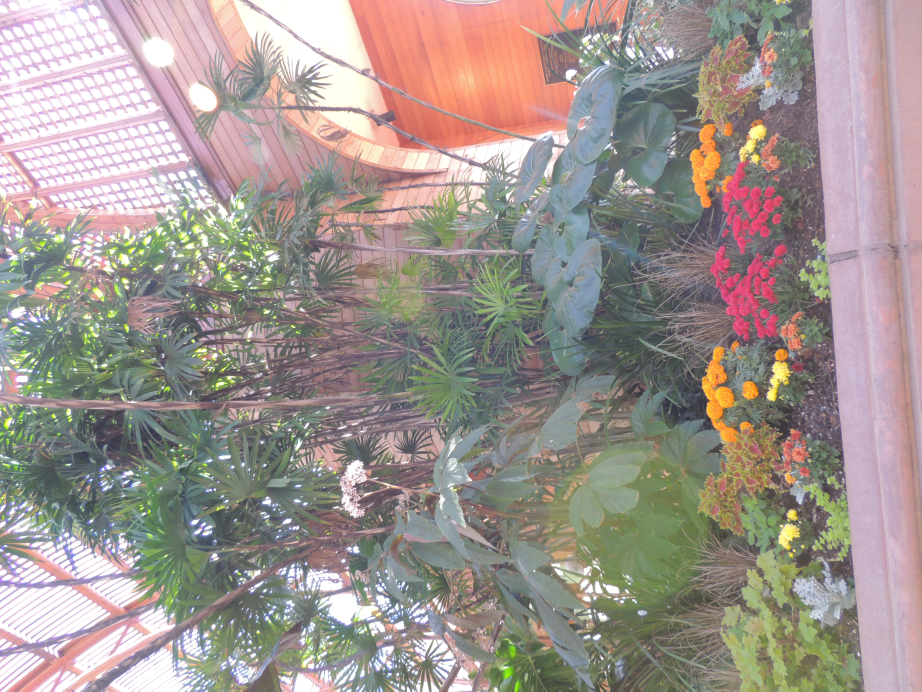
#> input picture Assignments/PR1/SD25_Botanical1.JPG, 4608 x 3456 px (shown at 1/5 size)
$ python main.py
#> lines starting #> are read from the running program, lines starting #| are printed output that depends on the picture
###############################################################################
#
#  Author:           Rykir Evans & Victoria Heredia
#  Email:            rjevans0408@my.msutexas.edu | vdheredia1128@my.msutexas.edu
#  Title:            Python is Awesome - Pillow Library
#  Course:           CMPS 4143 Java and Python
#  Professor:        Dr. Tina Johnson
#  Semester:         Fall 2025
#
#  Description:
#         This program exhibits the numerous functions of the Python PIL/pillow
#         library, with this particular snippet focusing on orientation,
#         brightness, and contrast using images of real scenes from the San
#         Diego Balboa Park Botanical Gardens.
#
#  Usage:
#         To use this program, ensure the files within the directory are
#         saved with proper names, or alter the `.open()` commands to open
#         other specified files. The exhibition style of this snippet is not
#         designed to be extremely customizable, so all changes must occur
#         within the code.
#
#
#  Files:
#         main.py
#         SD25_Botanical1.JPG
#         SD25_Botanical1_Rotated1.JPG
#         SD25_Botanical1_Rotated2.JPG
#         SD25_Botanical1_Bright.JPG
#         SD25_Botanical_Dim.JPG
#
#         SD25_Botanical2.JPG
#         SD25_Botanical2_HighCon.JPG
#         SD25_Botanical2_LowCon.JPG
###############################################################################

from PIL import Image, ImageEnhance, ImageOps

img = Image.open("SD25_Botanical1.JPG")
#> img is the input picture: PIL image 4608x3456 RGB; mean R, G, B 159.6, 149.4, 143.9

##############################
## Orientation Manipulation ##
##############################

# Simple rotation (prone to data loss)
rotated = img.rotate(270)

rotated.save("SD25_Botanical1_Rotated1.JPG")

# Transpose rotation (produces correct results)

rotated = img.transpose(Image.ROTATE_270)
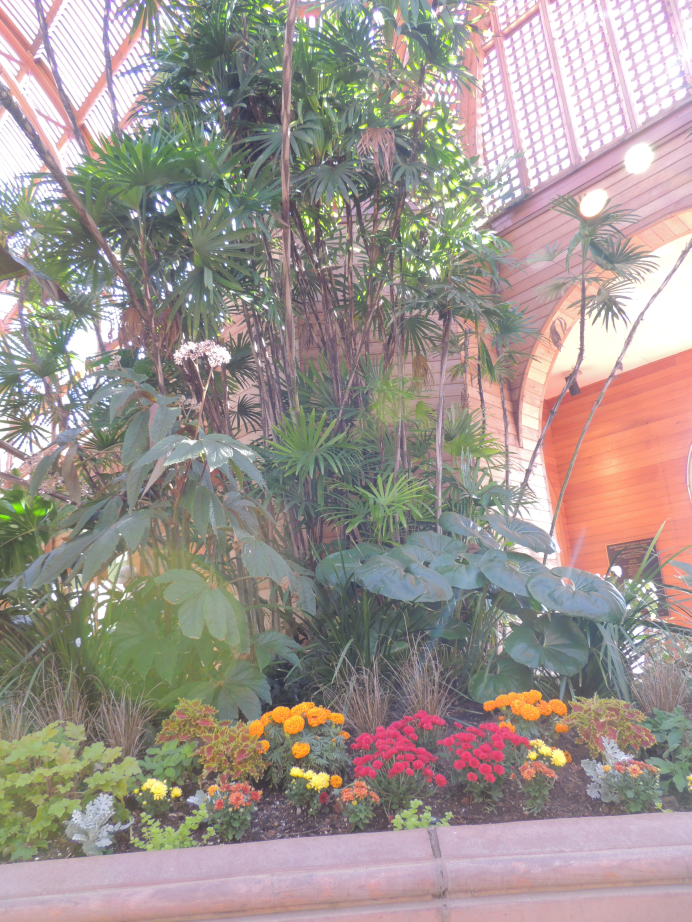
#> rotated: PIL image 3456x4608 RGB (shown at 1/5 size); mean R, G, B 159.6, 149.4, 143.9

rotated.save("SD25_Botanical1_Rotated2.JPG")

#############################
## Brightness Manipulation ##
#############################

# Brightness enhancement object
img = Image.open("SD25_Botanical1_Rotated2.JPG")
#> img: PIL image 3456x4608 RGB
br_enhancer = ImageEnhance.Brightness(img)

# Convert brightness to 65%
dimImage = br_enhancer.enhance(0.65)
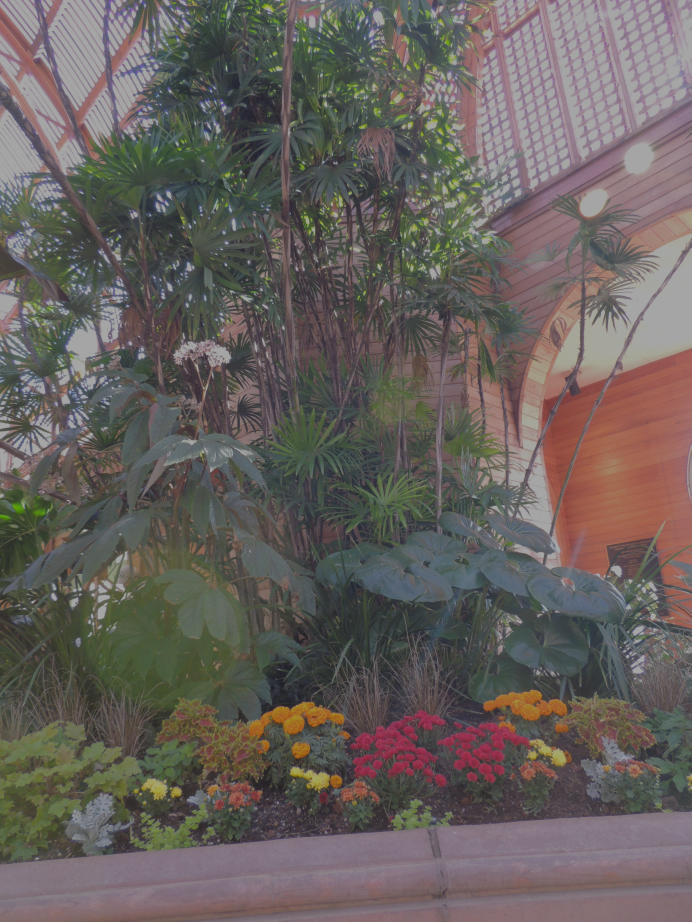
#> dimImage: PIL image 3456x4608 RGB (shown at 1/5 size); mean R, G, B 103.2, 96.6, 93.1
dimImage.save("SD25_Botanical1_Dim.JPG")

# Convert brightness to 135%
brightImage = br_enhancer.enhance(1.35)
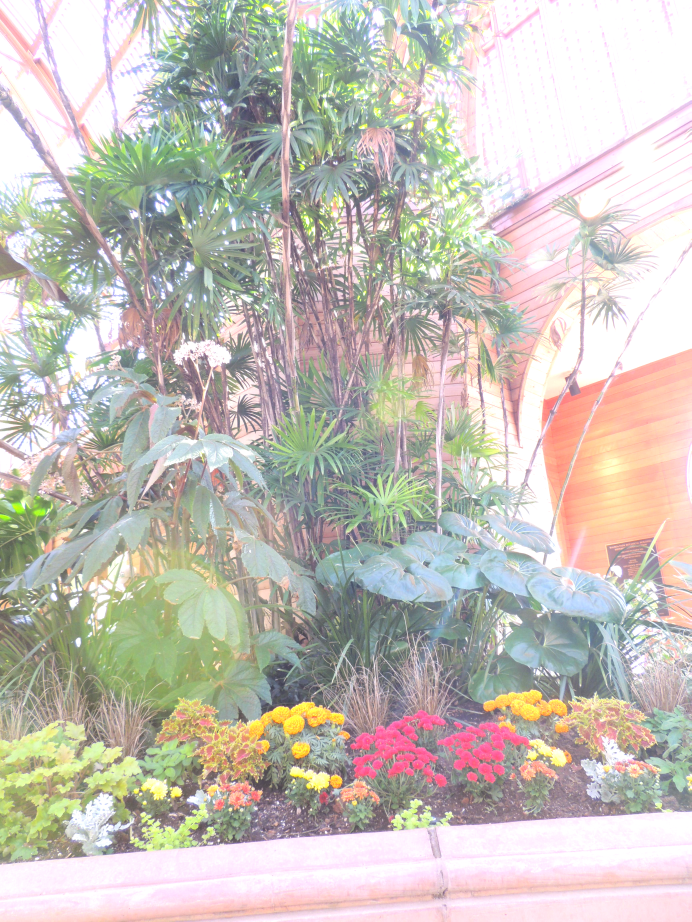
#> brightImage: PIL image 3456x4608 RGB (shown at 1/5 size); mean R, G, B 197.8, 192.6, 184.2
brightImage.save("SD25_Botanical1_Bright.JPG")

###########################
## Contrast Manipulation ##
###########################
img = Image.open("SD25_Botanical2.JPG")
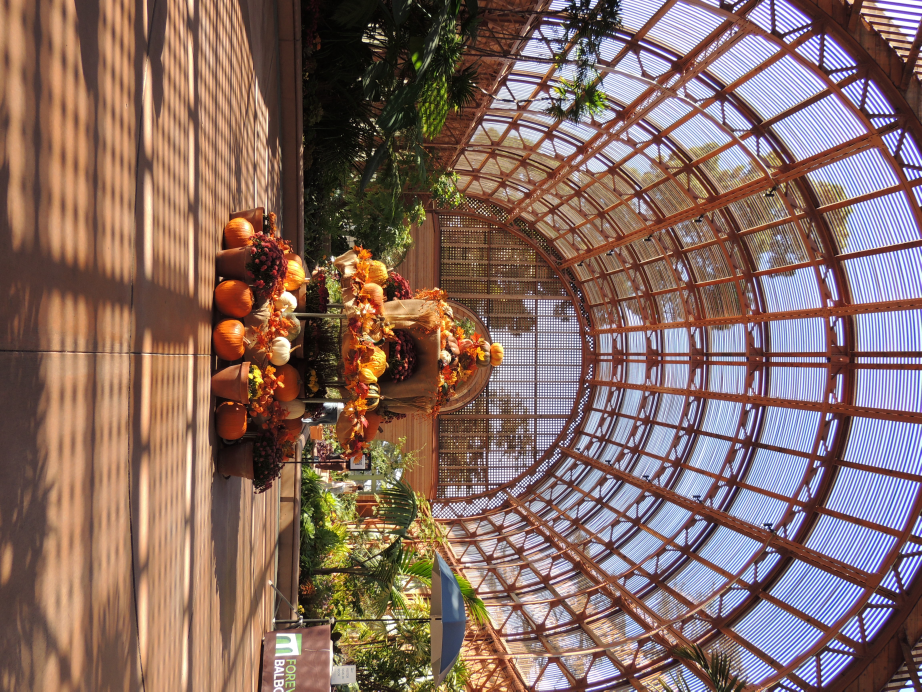
#> input picture Assignments/PR1/SD25_Botanical2.JPG, 4608 x 3456 px (shown at 1/5 size)
#> img is the input picture: PIL image 4608x3456 RGB; mean R, G, B 134.6, 107.7, 99.1

# Needed because original stored image was externally rotated
# EXIF = Exchangeable Image File Format
# Pillow doesn't automatically read, this command sets it right
img = ImageOps.exif_transpose(img)
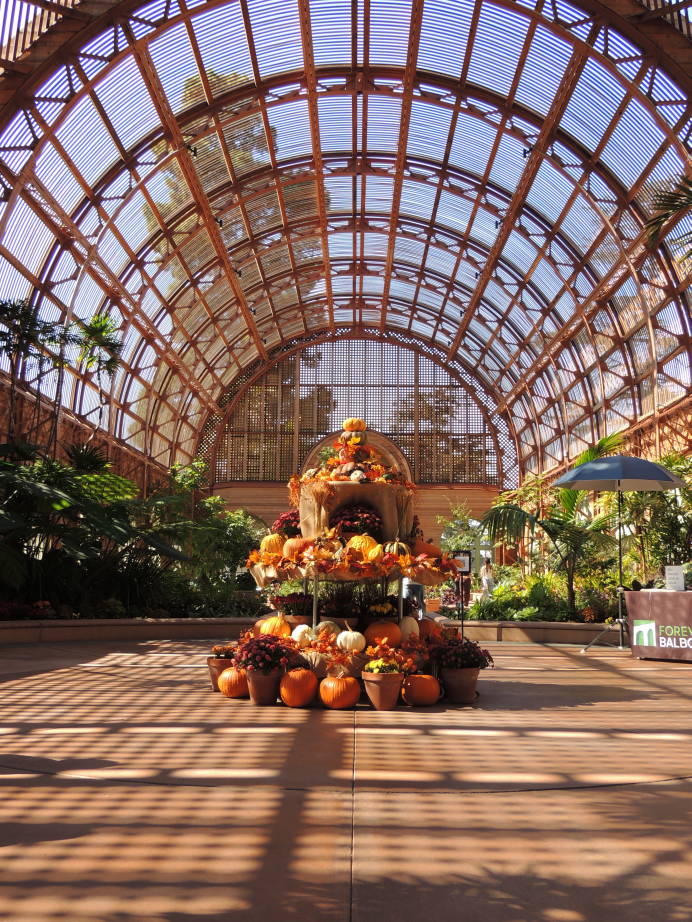
#> img: PIL image 3456x4608 RGB (shown at 1/5 size); mean R, G, B 134.6, 107.7, 99.1

con_enhancer = ImageEnhance.Contrast(img)

# Increase contrast (1.0 = original)
higher_contrast = con_enhancer.enhance(1.4)   # 20% more contrast
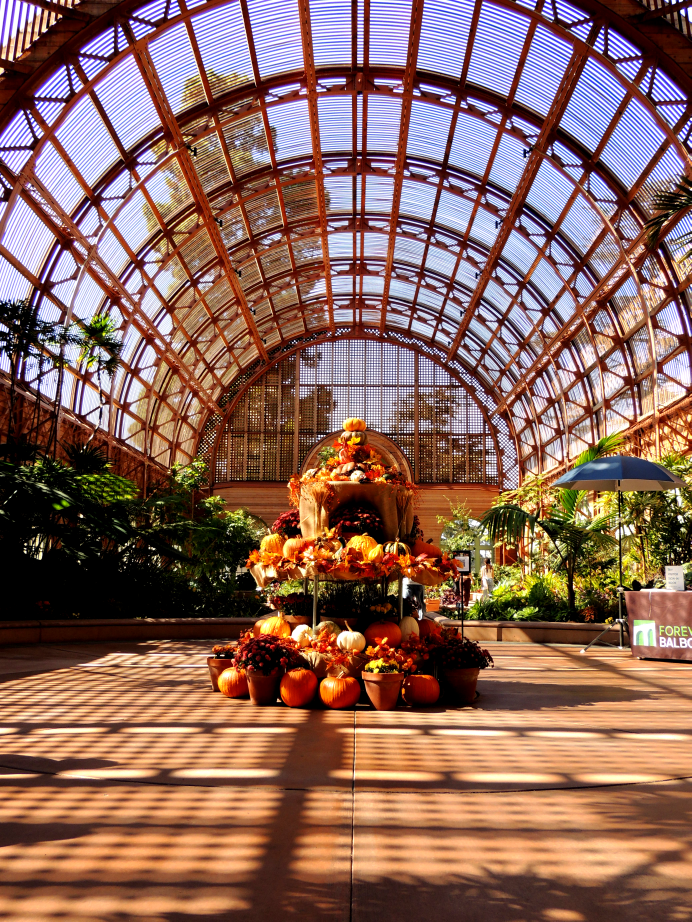
#> higher_contrast: PIL image 3456x4608 RGB (shown at 1/5 size); mean R, G, B 139.3, 102.4, 90.7
higher_contrast.save("SD25_Botanical2_HighCon.JPG")

# Decrease contrast
lower_contrast = con_enhancer.enhance(0.7)    # 20% less contrast
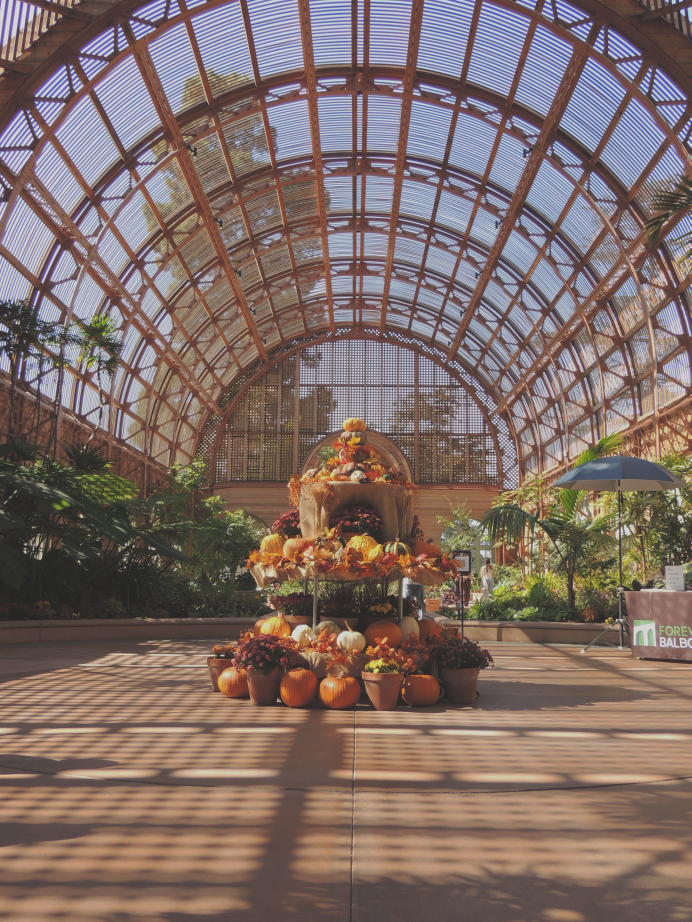
#> lower_contrast: PIL image 3456x4608 RGB (shown at 1/5 size); mean R, G, B 128.3, 109.5, 103.4
lower_contrast.save("SD25_Botanical2_LowCon.JPG")
